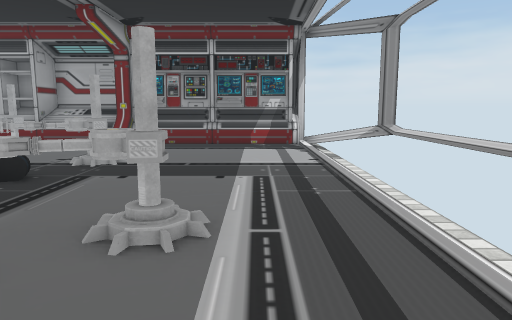
[1] (above)

18 first-person views from a walk through a Unity game level. The camera is 1.2 m above the floor, tilts 8° down and sees 70° across. Doors are open. The floor is counted in squares, 1 m on a side. Each view is taken from the middle of a square. On the plan, view 1 faces up. The plan holds only what a view shows up to about 15 squares ahead; the rest is blank. The place goes on beyond the plan. The player is left out. Some animated figures are left out. Some surface patterns are stand-ins.

[2]
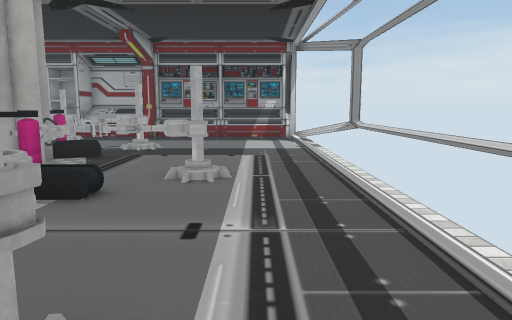

[3]
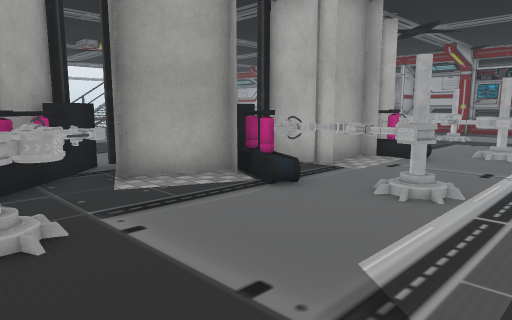

[4]
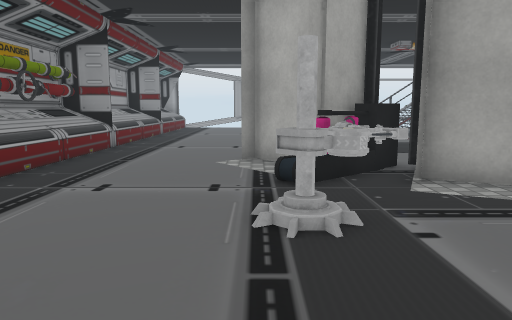

[5]
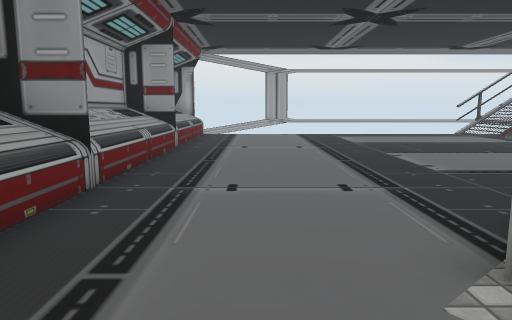

[6]
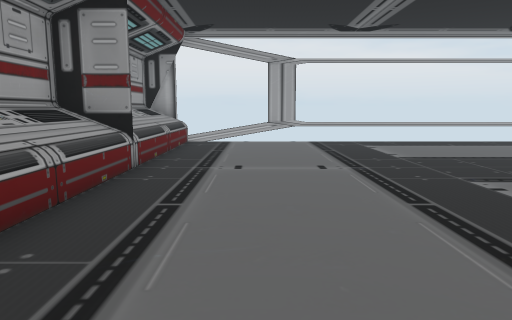

[7]
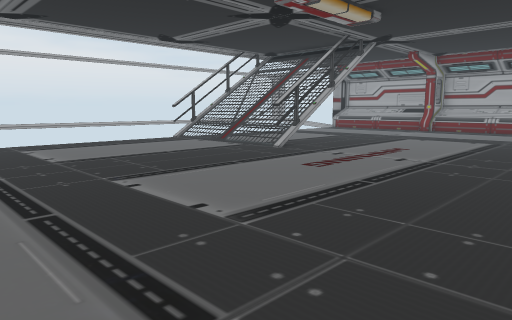

[8]
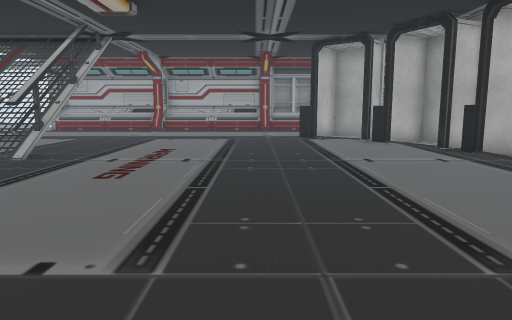

[9]
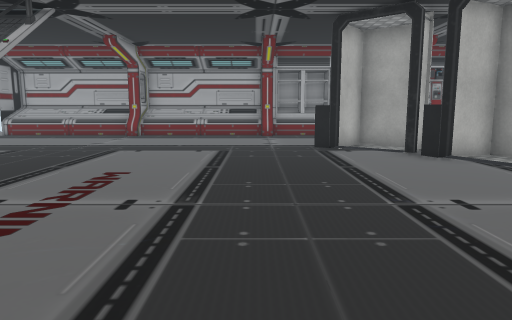

[10]
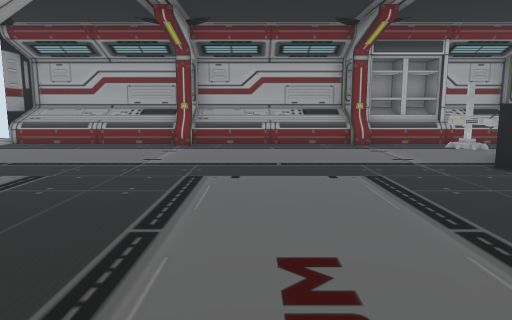

[11]
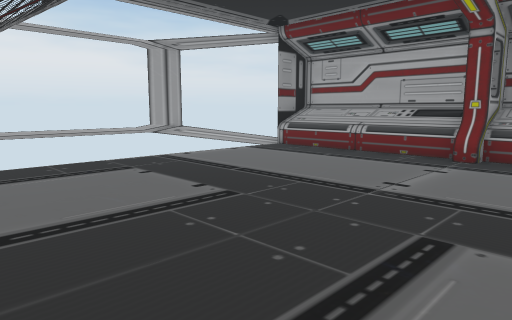

[12]
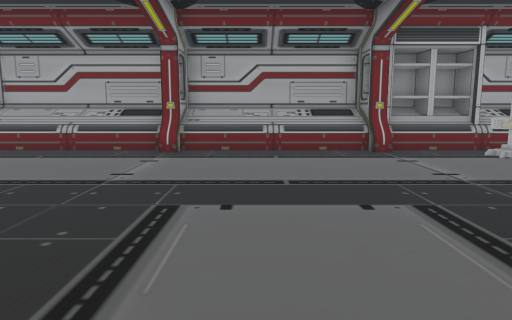

[13]
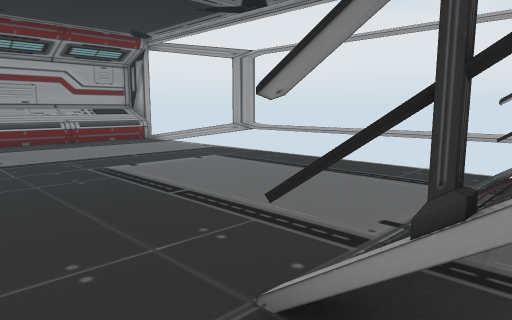

[14]
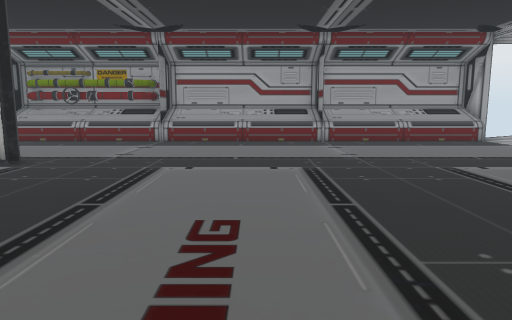

[15]
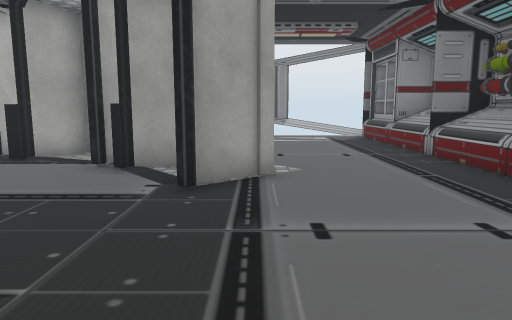

[16]
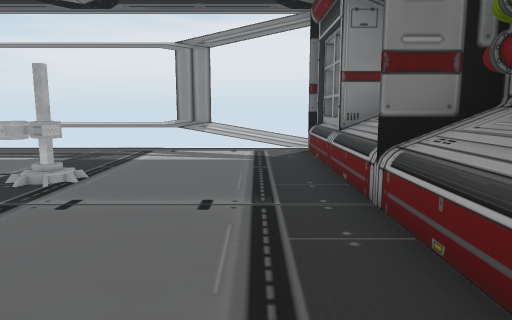

[17]
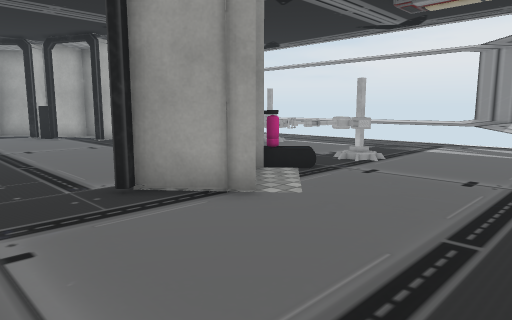

[18]
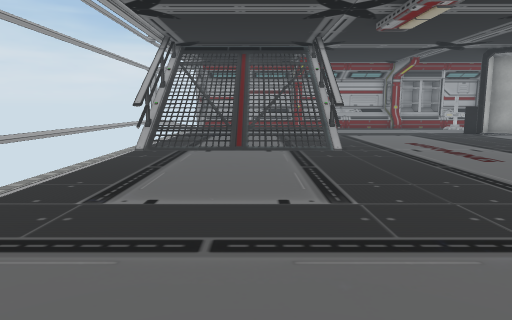

### Floor plan
Key: @ floor where view 1 was taken; # wall or solid block; x gap in a wall; . floor; / step, stairs or slope; D open door; = window, fence, low wall or low ledge; ^ raised ledge; T thing the floor can be seen under or through; O other object.
Columns run from 24 left of view 1 to 3 right of it. Each row starts with its distance up from view 1.
 14   ###################    #
 13  /^^^^^OO^^^^ODDD^^O######/
 12  /.....OO....OODD..OO...../
 11  ...............OO......../
 10 #..............OO... ...../#
  9 #...............O .. ...../x
  8 =..............O #.OOO..../
  7 =..............O###O....../
  6 = ...............#OOO...../
  5 = ...............OO#....../
  4 = .................##O.O../
  3 = #////#...........##OOO../
  2 =.#////#...........OOO..../
  1 =.#////#............#...../
  0 =...................#...@./
 -1 =..................O.OOO../
 -2 =..................OOO.O..
 -3 =..................##...../
 -4 =................OTT....../
 -5 =................#OOO...../
 -6 =...............###OOO..../
 -7 =...............##...O..../
 -8 #........................./#
 -9  ........................./#
-10  ........................./
-11  //......................./
-12  #^^^^^^^^^^^^^====^^^^####
-13  #######################

Positions as (right, up) in squares from view 1, and headings:
1: (0, 0), facing up
2: (0, -3), facing up
3: (1, -7), facing up-left
4: (1, -7), facing left
5: (-5, -9), facing left
6: (-9, -9), facing left
7: (-9, -8), facing up-left
8: (-11, -8), facing up
9: (-11, -4), facing up
10: (-14, 0), facing up
11: (-14, 3), facing up-left
12: (-14, 2), facing up
13: (-15, 2), facing down-left
14: (-14, 2), facing down
15: (-14, -7), facing right
16: (-9, -10), facing right
17: (-11, -11), facing up-right
18: (-19, -10), facing up
